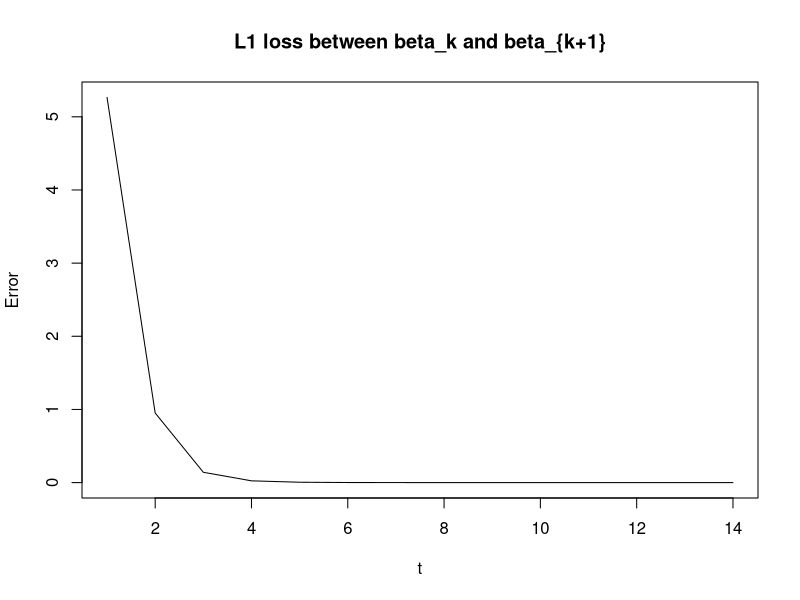
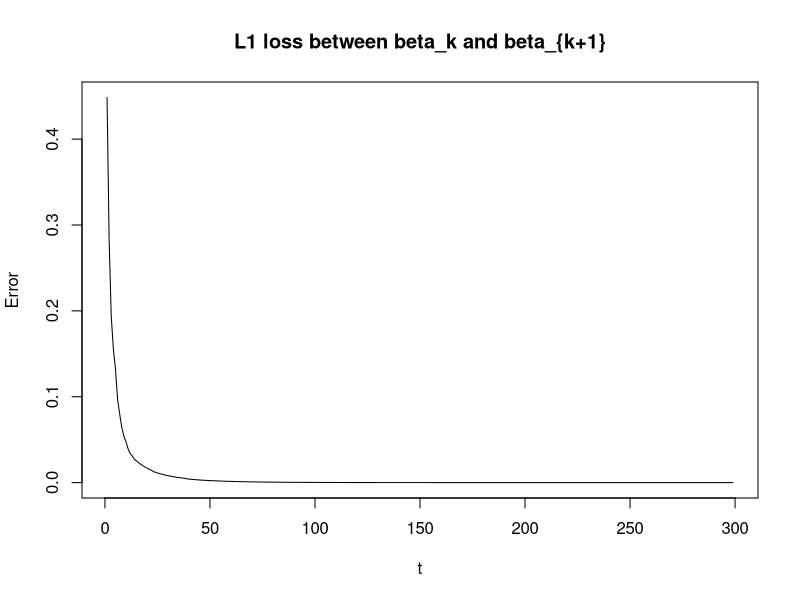
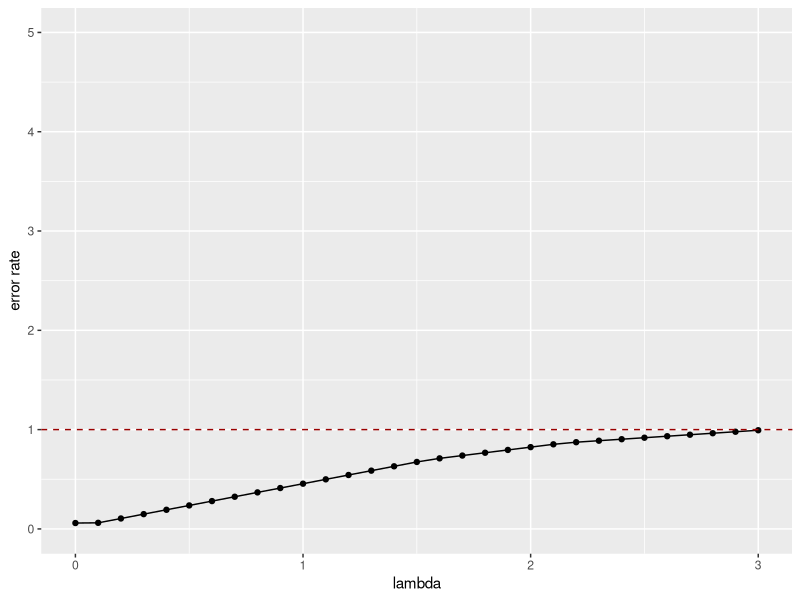
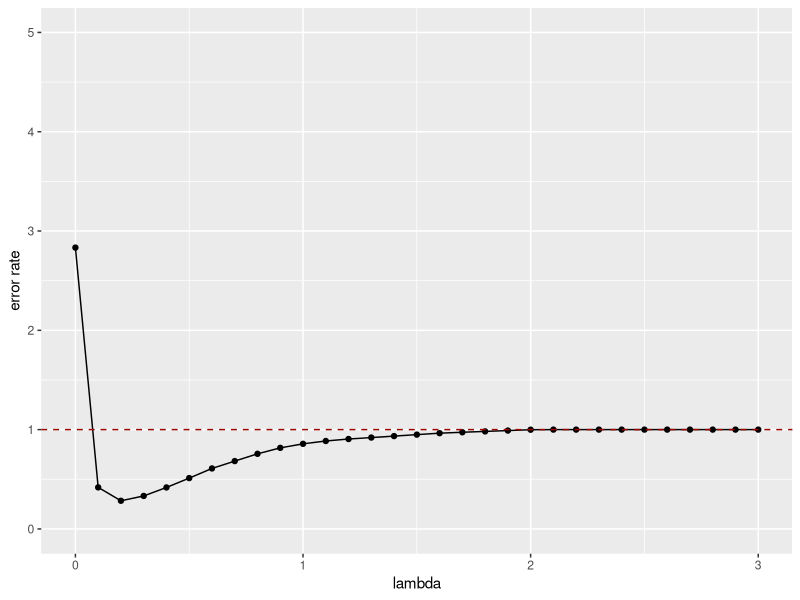
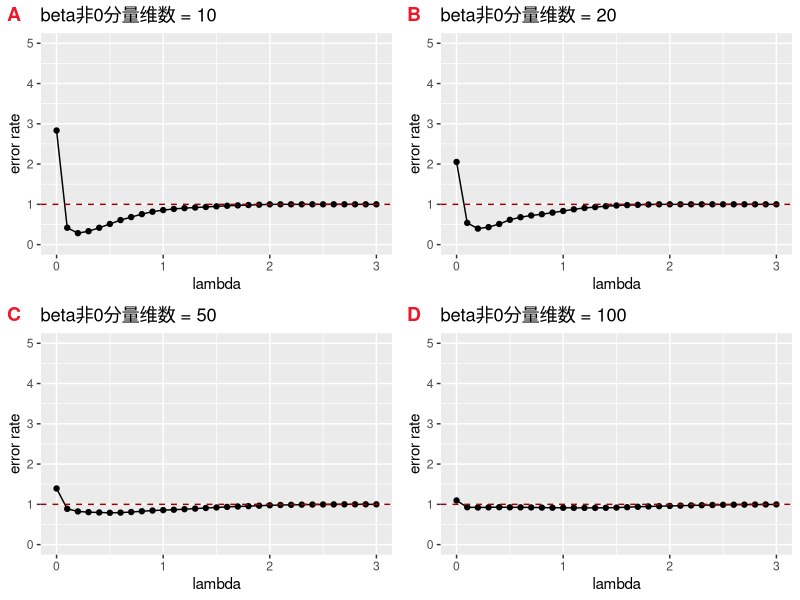
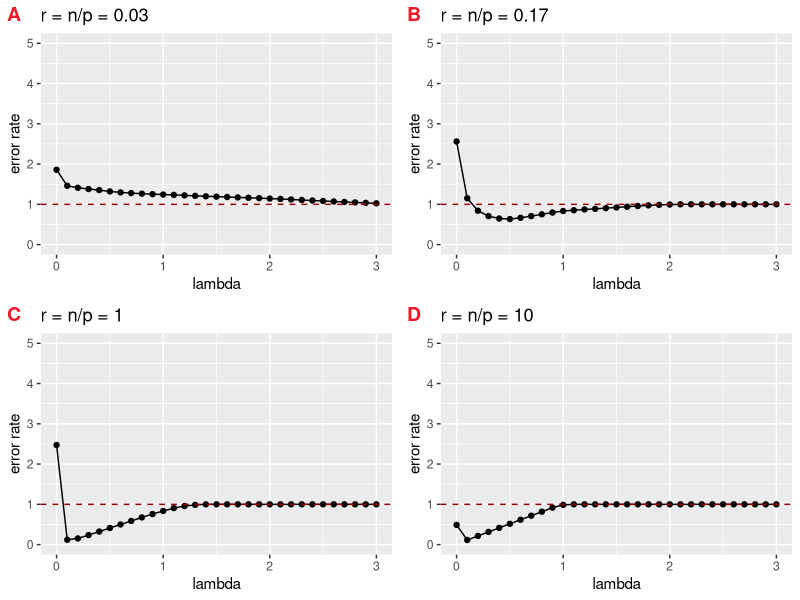
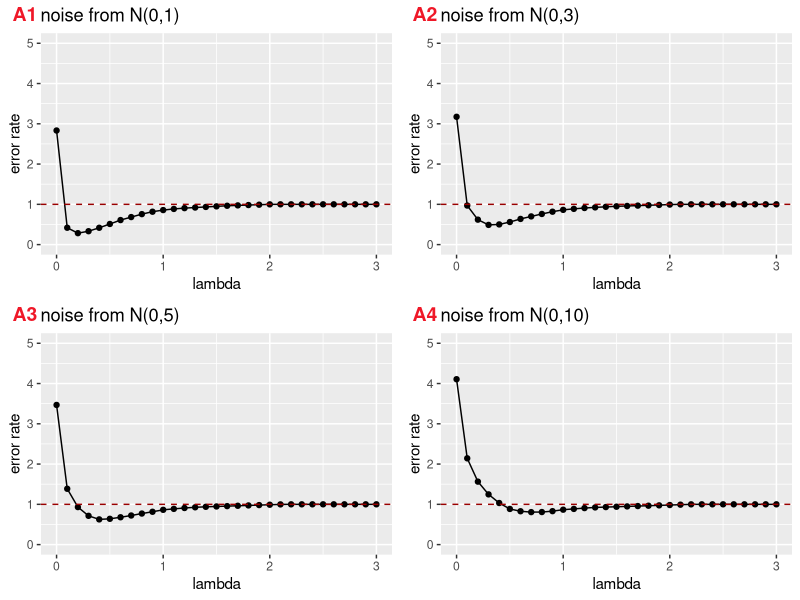
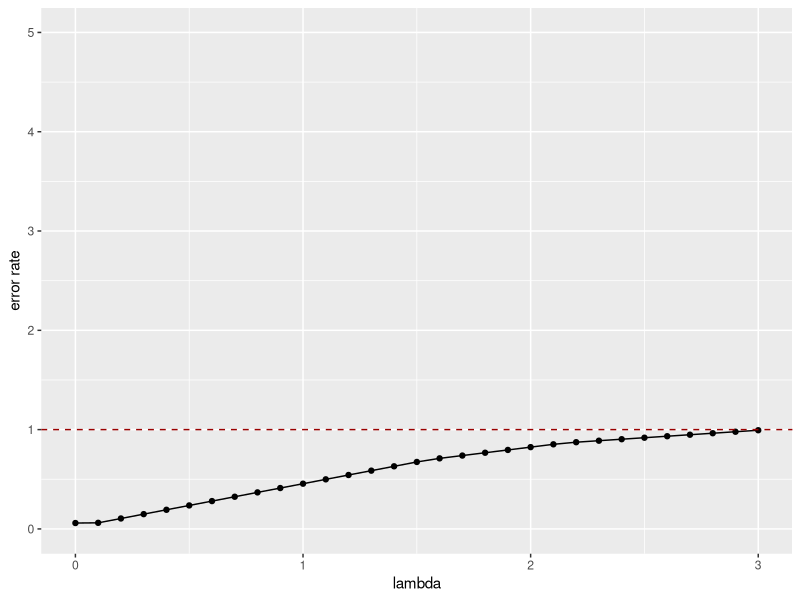

Generate these figures, in order, with R: (Note: a time limit stopped this script after it produced the figures.)
## ---- chunk 1
knitr::opts_chunk$set(echo = TRUE)
## ---- chunk 2
library(ggplot2)
## ---- chunk 3
soft <- function(x, lam){
  ifelse(abs(x) > lam, sign(x)*(abs(x)-lam), 0)
}

l1_norm <- function(x, y){
  sum(abs(x))
}

Prox_lasso <- function(n, p, beta0, lambda, iters, output, error_dis = "norm", sigma2 = 1){
  set.seed(1)
  x = matrix(rnorm(n*p), n, p)
  if(error_dis == "norm"){
    y = x %*% beta0 + rnorm(n, mean=0, sd=sqrt(sigma2))
  }else if(error_dis == "chisq"){
    y = x %*% beta0 + rchisq(n, df=2)
  }else if(error_dis == "t"){
    y = x %*% beta0 + rt(n, df=2)
  }else if(error_dis == "cauchy"){
    y = x %*% beta0 + rcauchy(n)
  }
  N = iters
  beta_k <- rep(0, p)
  beta_diff = 1; beta_diff_l = c()
  iter = 0
  epsilon = sqrt(.Machine$double.eps)
  step = n/(svd(t(x)%*%x)$d[1])
  
  # iteration
  for(iter in 1:N){
    iter = iter + 1
    temp = beta_k + (1/n)*step*t(x)%*%(y - x%*%beta_k)
    beta_k_1 = sapply(temp, soft, lambda*step)
    beta_diff = l1_norm(beta_k_1 - beta_k)
    beta_diff_l = c(beta_diff_l, beta_diff)
    beta_k = beta_k_1
    if(beta_diff < epsilon) break
  }
  result = rbind(round(beta0, 2), round(beta_k, 2))
  rownames(result) = c("beta0", "beta.hat")
  colnames(result) = seq(from=1, to=p, by=1)
  nonzero_index = (apply(result, 2, function(x) sum(x == 0)) != 2)
  error_rate = l1_norm(beta0 - beta_k)/l1_norm(beta0)
  if(output == T){
    cat("dim of x = (", n, ", ", p, ")", "\n", "dim of y = ", n, "\n", "max_iters = ", N, "\n\n", sep = "")
    cat("以下仅输出参数的非0列：", "\n")
    print(result[, nonzero_index])
    cat("iteration:", iter, "\t", "L1 loss:", l1_norm(beta0 - beta_k), "\n")
    cat("error rate = ", error_rate, "\n")
    plot(beta_diff_l, xlab = "t", ylab = "Error", type = "l", main = "L1 loss between beta_k and beta_{k+1}")
  }
  return(error_rate)
}
ggerror_curve <- function(lambda_seq, error_rate_l){
  data = data.frame(lambda_seq = lambda_seq, error_rate_l = error_rate_l)
  p = ggplot(data=data, aes(x=lambda_seq, y=error_rate_l))
  p = p + geom_point() + geom_line() + labs(x = "lambda", y = "error rate") + geom_hline(aes(yintercept=1), colour="#990000", linetype="dashed") + coord_cartesian(ylim = c(0, 5))
  return(p)
}
## ---- chunk 4
# generate data
n = 500; p = 8; lambda = 0.1; iters = 100
beta0 = c(3, 1.5, 0, 0, 2, 0, 0, 0)
error_rate = Prox_lasso(n, p, beta0, lambda, iters, output = T)
## ---- chunk 5
n = 100; p = 300; lambda = 0.2; iters = 1000
beta0 = c(rep(1/sqrt(10), 10), numeric(p-10))
error_rate = Prox_lasso(n, p, beta0, lambda, iters, output = T)
## ---- chunk 6
n = 500; p = 8; iters = 100
beta0 = c(3, 1.5, 0, 0, 2, 0, 0, 0)
lambda_seq = seq(from=0, to=3, by=0.1)
error_rate_l = numeric(length(lambda_seq))
for(i in 1:length(lambda_seq)){
  error_rate = Prox_lasso(n, p, beta0, lambda = lambda_seq[i], iters = iters, output = F)
  error_rate_l[i] = error_rate
}
# plot(x=lambda_seq, y=error_rate_l, type="l")
p = ggerror_curve(lambda_seq, error_rate_l)
p
ggsave("output/part1/example1.jpg", p)
## ---- chunk 7
n = 100; p = 300; iters = 100
beta0 = c(rep(1, 10), numeric(p-10))
lambda_seq = seq(from=0, to=3, by=0.1)
error_rate_l = numeric(length(lambda_seq))
for(i in 1:length(lambda_seq)){
  error_rate = Prox_lasso(n, p, beta0, lambda = lambda_seq[i], iters = iters, output = F)
  error_rate_l[i] = error_rate
}
# plot(x=lambda_seq, y=error_rate_l, type="l")
p = ggerror_curve(lambda_seq, error_rate_l)
p
ggsave("output/part1/example2.jpg", p)
## ---- chunk 8
n = 100; p = 300; iters = 100
beta0 = matrix(numeric(4*p), 4, p)
beta0[1, 1:10] = rep(1, 10)
beta0[2, 1:20] = rep(1, 20)
beta0[3, 1:50] = rep(1, 50)
beta0[4, 1:100] = rep(1, 100)
lambda_seq = seq(from=0, to=3, by=0.1)
error_rate_l = matrix(numeric(4*length(lambda_seq)), 4, length(lambda_seq))

for(i in 1:4){
  for(j in 1:length(lambda_seq)){
    error_rate = Prox_lasso(n, p, beta0 = beta0[i,], lambda = lambda_seq[j], iters = iters, output = F, error_dis = "norm")
    error_rate_l[i,j] = error_rate
  }
}

p1 = ggerror_curve(lambda_seq, error_rate_l[1,]) + ggtitle(paste0("beta非0分量维数 = ", 10))
p2 = ggerror_curve(lambda_seq, error_rate_l[2,]) + ggtitle(paste0("beta非0分量维数 = ", 20))
p3 = ggerror_curve(lambda_seq, error_rate_l[3,]) + ggtitle(paste0("beta非0分量维数 = ", 50))
p4 = ggerror_curve(lambda_seq, error_rate_l[4,]) + ggtitle(paste0("beta非0分量维数 = ", 100))
p = ggpubr::ggarrange(p1, p2, p3, p4, nrow = 2, ncol = 2, labels = c('A', 'B', 'C', 'D'), font.label = list(color = "#ef1828"))
p
ggsave("output/part2/sparse_beta.jpg", p)
## ---- chunk 9
p = 300; iters = 100; n_seq = c(10, 50, 300, 3000); r = n_seq/p
beta0 = c(rep(1, 10), numeric(p-10))
lambda_seq = seq(from=0, to=3, by=0.1)
error_rate_l = matrix(numeric(length(n_seq)*length(lambda_seq)), length(n_seq), length(lambda_seq))

for(i in 1:length(n_seq)){
  for(j in 1:length(lambda_seq)){
    error_rate = Prox_lasso(n_seq[i], p, beta0, lambda = lambda_seq[j], iters = iters, output = F)
    error_rate_l[i,j] = error_rate
  }
}

p1 = ggerror_curve(lambda_seq, error_rate_l[1,]) + ggtitle(paste0("r = n/p = ", round(n_seq[1]/p, 2)))
p2 = ggerror_curve(lambda_seq, error_rate_l[2,]) + ggtitle(paste0("r = n/p = ", round(n_seq[2]/p, 2)))
p3 = ggerror_curve(lambda_seq, error_rate_l[3,]) + ggtitle(paste0("r = n/p = ", round(n_seq[3]/p, 2)))
p4 = ggerror_curve(lambda_seq, error_rate_l[4,]) + ggtitle(paste0("r = n/p = ", round(n_seq[4]/p, 2)))
p = ggpubr::ggarrange(p1, p2, p3, p4, nrow = 2, ncol = 2, labels = c('A', 'B', 'C', 'D'), font.label = list(color = '#ef1828'))
p
ggsave("output/part2/r=n_p(p=300).jpg", p)
## ---- chunk 10
n = 100; p = 300; iters = 100
beta0 = c(rep(1, 10), numeric(p-10))
sigma2_seq = c(1,3,5,10)
lambda_seq = seq(from=0, to=3, by=0.1)
error_rate_l = matrix(numeric(length(sigma2_seq)*length(lambda_seq)), length(sigma2_seq), length(lambda_seq))

for(i in 1:length(sigma2_seq)){
  for(j in 1:length(lambda_seq)){
    error_rate = Prox_lasso(n, p, beta0, lambda = lambda_seq[j], iters = iters, output = F, error_dis = "norm", sigma2 = sigma2_seq[i])
    error_rate_l[i,j] = error_rate
  }
}

p1 = ggerror_curve(lambda_seq, error_rate_l[1,]) + ggtitle(paste0("noise from N(0,", sigma2_seq[1], ")"))
p2 = ggerror_curve(lambda_seq, error_rate_l[2,]) + ggtitle(paste0("noise from N(0,", sigma2_seq[2], ")"))
p3 = ggerror_curve(lambda_seq, error_rate_l[3,]) + ggtitle(paste0("noise from N(0,", sigma2_seq[3], ")"))
p4 = ggerror_curve(lambda_seq, error_rate_l[4,]) + ggtitle(paste0("noise from N(0,", sigma2_seq[4], ")"))
p = ggpubr::ggarrange(p1, p2, p3, p4, nrow = 2, ncol = 2, labels = c('A1', 'A2', 'A3', 'A4'), font.label = list(color = "#ef1828"))
p
ggsave("output/part2/norm_var.jpg", p)
## ---- chunk 11
n = 100; p = 300; iters = 100
beta0 = c(rep(1, 10), numeric(p-10))
lambda_seq = seq(from=0, to=3, by=0.1)
error_rate_l = matrix(numeric(4*length(lambda_seq)), 4, length(lambda_seq))

# N(0, 1)
for(j in 1:length(lambda_seq)){
  error_rate = Prox_lasso(n, p, beta0, lambda = lambda_seq[j], iters = iters, output = F, error_dis = "norm")
  error_rate_l[1,j] = error_rate
}
# t_2
for(j in 1:length(lambda_seq)){
  error_rate = Prox_lasso(n, p, beta0, lambda = lambda_seq[j], iters = iters, output = F, error_dis = "t")
  error_rate_l[2,j] = error_rate
}
# Cauchy
for(j in 1:length(lambda_seq)){
  error_rate = Prox_lasso(n, p, beta0, lambda = lambda_seq[j], iters = iters, output = F, error_dis = "cauchy")
  error_rate_l[3,j] = error_rate
}
# Chisq_2
for(j in 1:length(lambda_seq)){
  error_rate = Prox_lasso(n, p, beta0, lambda = lambda_seq[j], iters = iters, output = F, error_dis = "chisq")
  error_rate_l[4,j] = error_rate
}

p1 = ggerror_curve(lambda_seq, error_rate_l[1,]) + ggtitle(paste0("noise from N(0,1)"))
p2 = ggerror_curve(lambda_seq, error_rate_l[2,]) + ggtitle(paste0("noise from t2"))
p3 = ggerror_curve(lambda_seq, error_rate_l[3,]) + ggtitle(paste0("noise from Cauchy"))
p4 = ggerror_curve(lambda_seq, error_rate_l[4,]) + ggtitle(paste0("noise from Chisq2"))
p = ggpubr::ggarrange(p1, p2, p3, p4, nrow = 2, ncol = 2, labels = c('A1', 'B', 'C', 'D'), font.label = list(color = "#ef1828"))
p
ggsave("output/part2/diff_dist.jpg", p)
